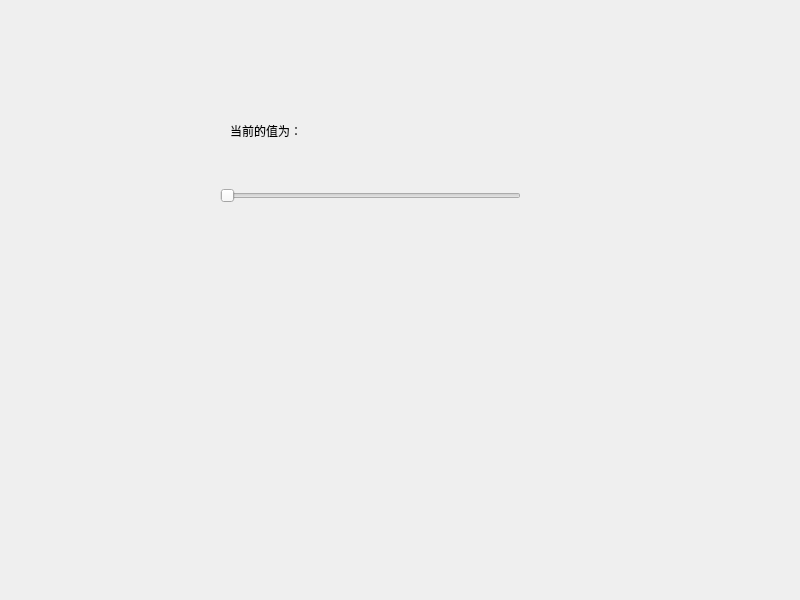
<?xml version="1.0" encoding="UTF-8"?>
<ui version="4.0">
 <class>Widget</class>
 <widget class="QWidget" name="Widget">
  <property name="geometry">
   <rect>
    <x>0</x>
    <y>0</y>
    <width>800</width>
    <height>600</height>
   </rect>
  </property>
  <property name="windowTitle">
   <string>Widget</string>
  </property>
  <widget class="QSlider" name="horizontalSlider">
   <property name="geometry">
    <rect>
     <x>220</x>
     <y>170</y>
     <width>301</width>
     <height>51</height>
    </rect>
   </property>
   <property name="orientation">
    <enum>Qt::Horizontal</enum>
   </property>
  </widget>
  <widget class="QLabel" name="label">
   <property name="geometry">
    <rect>
     <x>230</x>
     <y>110</y>
     <width>221</width>
     <height>41</height>
    </rect>
   </property>
   <property name="text">
    <string>当前的值为：</string>
   </property>
  </widget>
 </widget>
 <resources/>
 <connections/>
</ui>
